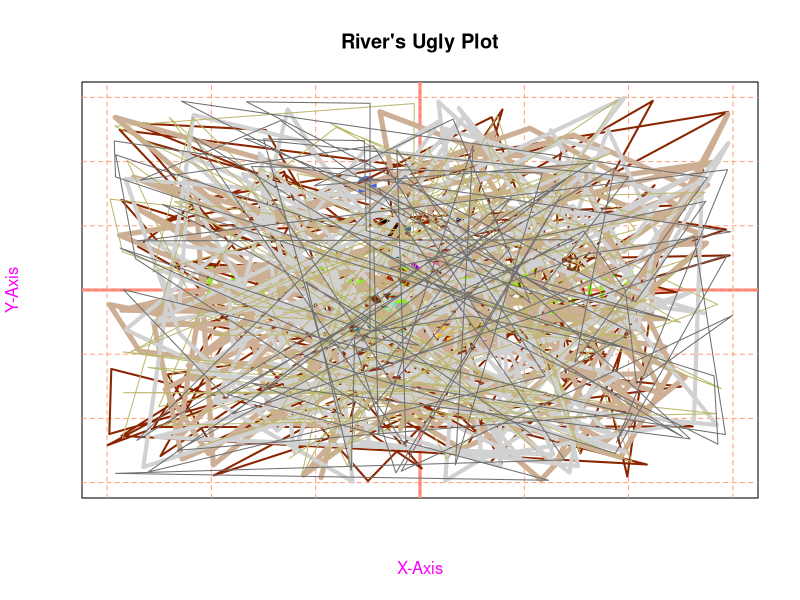

This figure's R source: (Note: this script raises an error after producing the figure.)
library(tidyverse)

# Generates some random data to use
set.seed(123)
x <- rnorm(100)
y <- rnorm(100)

#This is the actual mian plot code
plot(x, y,
     main = "River's Ugly Plot",
     xlab = "X-Axis", ylab = "Y-Axis",
     
     pch = 20, col = sample(colors(), 100, replace = TRUE), # Random colors
     cex = runif(100, 1, 5), # Random point sizes
     bty = "o", # Border around the plot
     col.axis = "cyan", col.lab = "magenta", # Even worse colors for text
     xlim = c(-6, 6), ylim = c(-6, 6), # Wider limits for more mess
     xaxt = "n", yaxt = "n", # No axis ticks
     ann = TRUE)

abline(h = 0, v = 0, col = "salmon", lwd = 3)
text(0, 0, labels = "Not Too Bad Right?", col = "chartreuse", cex = 3)



# Add random gridlines with weird line widths and colors
grid(lwd = sample(1:10, 1), col = sample(colors(), 1), lty = sample(1:3, 1))

# Add random lines (ugly zigzag pattern)
for (i in 1:5) {
  lines(runif(100, -6, 6), runif(100, -6, 6), col = sample(colors(), 1), lwd = sample(1:5, 1))
}

# Add random text at random positions with chaotic sizes
for (i in 1:5) {
  text(runif(1, -6, 6), runif(1, -6, 6), labels = paste("IRIS", i), 
       col = sample(colors("pink"), 1), cex = runif(1, 2, 4), srt = sample(0:360, 1))
}

# Add random points (overlap madness)
points(runif(100, -6, 6), runif(100, -6, 6), pch = sample(1:25, 1), 
       col = sample(colors(), 100, replace = TRUE), cex = runif(100, 1, 5))

# Additional chaotic labels and lines
abline(h = 0, v = 0, col = "black", lwd = 3)
text(0, 0, labels = ":)", col = "brown", cex = 5)

# Add random dotted and dashed lines
for (i in 1:5) {
  abline(a = runif(1, -6, 6), b = runif(1, -6, 6), col = sample(colors(), 1), 
         lty = sample(c(2, 3), 1), lwd = sample(1:5, 1))
}


